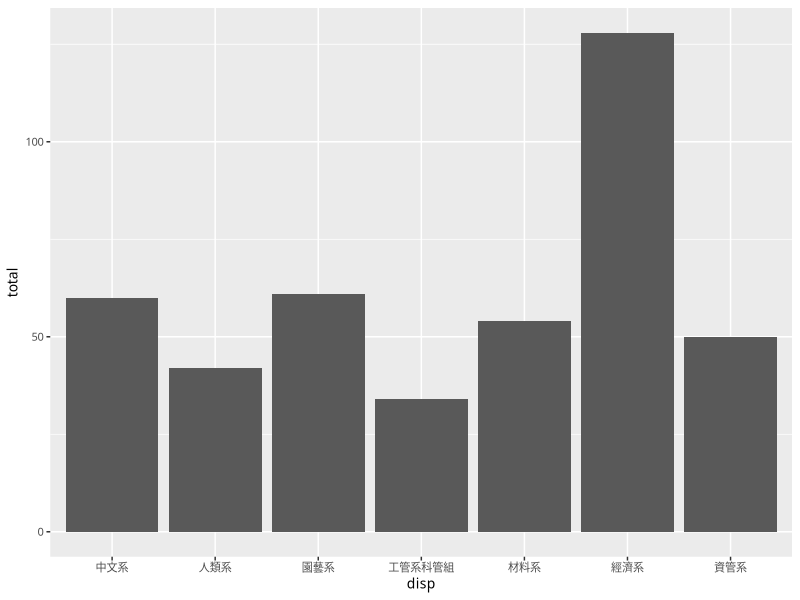
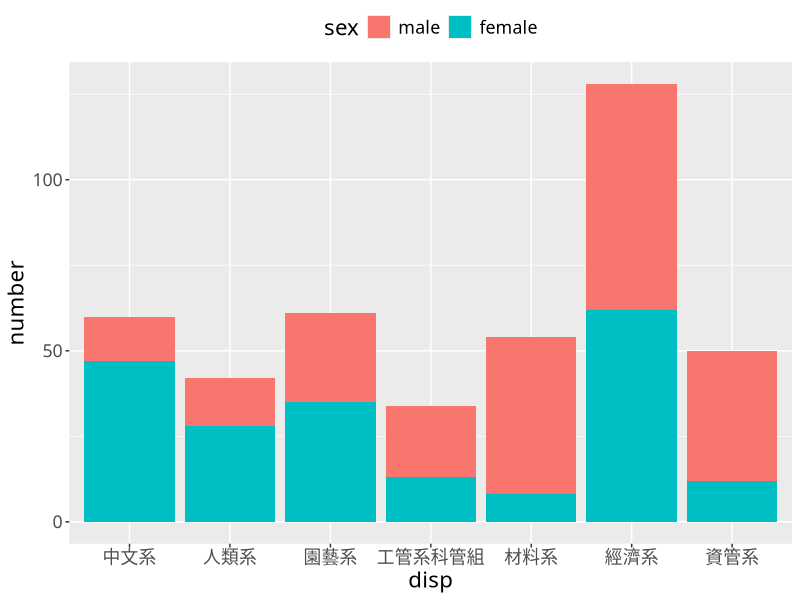
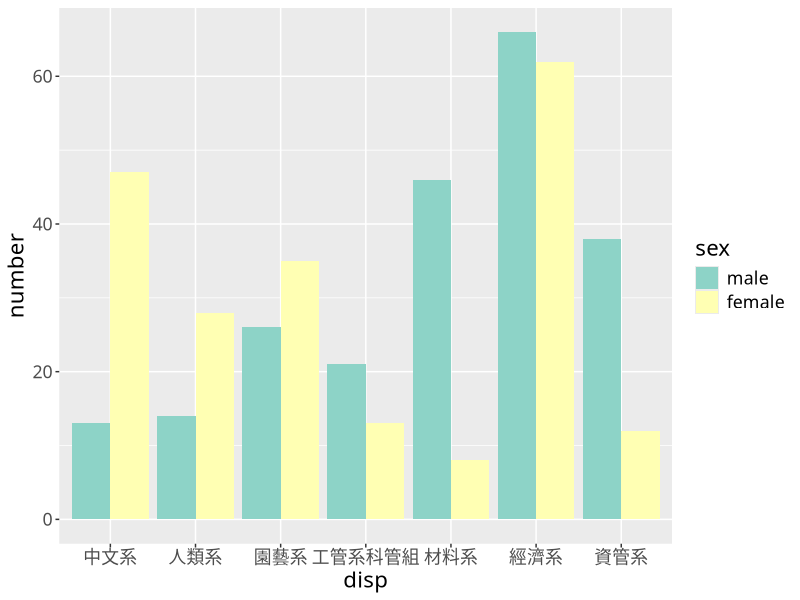
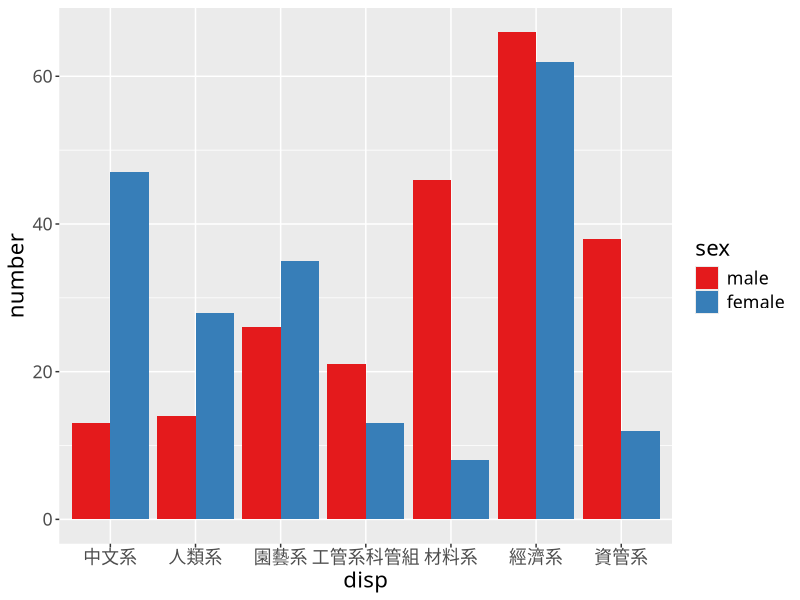

The R script that drew these images, in order:
library(reshape2)
library(ggplot2)

df.ntu <- read.csv('NTU_B02new_sexratio.csv')
colnames(df.ntu) <- c("disp", "total", "male", "female", "ratio")

# 只取一部份的資料
df.part <- df.ntu[c(1, 10, 20, 30, 40, 50, 56), ]
ggplot(df.part, aes(x=disp, y=total)) + 
  geom_bar(stat='identity') + 
  theme(text=element_text(
    family="Heiti TC Medium", 
    size=10))

# Wide-to-Long
df.part$ratio <- NULL
df.part$total <- NULL

stack(df.part)
df.part <- melt(
  df.part,                # data.frame
  id.vars="disp",         # 每行固定出現的 (disp)
  variable.name="sex",    # 多欄合併之後存放欄位名，該欄的名稱 (存 male/female)
  value.name="number"     # 放值的地方
)

# 排序
df.part <- df.part[order(df.part$disp), ]

g <- ggplot(df.part, aes(x=disp, y=number, fill=sex)) + 
  theme(text=element_text(
    family="Heiti TC Medium", 
    size=16))

g + geom_bar(stat="identity") + theme(legend.position="top")

g + geom_bar(stat="identity", position="dodge") + scale_fill_brewer(palette="Set3")

g + geom_bar(stat="identity", position="dodge") + scale_fill_brewer(palette="Set1")


# Long-to-Wide
dcast(df.part, disp ~ sex, value.var="number")